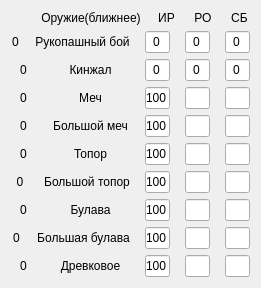
   <widget class="QWidget" name="verticalLayoutWidget_4">
    <property name="geometry">
     <rect>
      <x>260</x>
      <y>20</y>
      <width>261</width>
      <height>269</height>
     </rect>
    </property>
    <layout class="QVBoxLayout" name="verticalLayout_4">
     <item>
      <layout class="QHBoxLayout" name="horizontalLayout_21">
       <property name="spacing">
        <number>15</number>
       </property>
       <item>
        <widget class="QLabel" name="label_29">
         <property name="text">
          <string>         Оружие(ближнее)</string>
         </property>
         <property name="alignment">
          <set>Qt::AlignCenter</set>
         </property>
        </widget>
       </item>
       <item>
        <widget class="QLabel" name="label_30">
         <property name="maximumSize">
          <size>
           <width>25</width>
           <height>16777215</height>
          </size>
         </property>
         <property name="text">
          <string>ИР</string>
         </property>
         <property name="alignment">
          <set>Qt::AlignCenter</set>
         </property>
        </widget>
       </item>
       <item>
        <widget class="QLabel" name="label_32">
         <property name="maximumSize">
          <size>
           <width>25</width>
           <height>16777215</height>
          </size>
         </property>
         <property name="text">
          <string>РО</string>
         </property>
         <property name="alignment">
          <set>Qt::AlignCenter</set>
         </property>
        </widget>
       </item>
       <item>
        <widget class="QLabel" name="label_31">
         <property name="maximumSize">
          <size>
           <width>25</width>
           <height>16777215</height>
          </size>
         </property>
         <property name="text">
          <string>СБ</string>
         </property>
         <property name="alignment">
          <set>Qt::AlignCenter</set>
         </property>
        </widget>
       </item>
      </layout>
     </item>
     <item>
      <layout class="QHBoxLayout" name="horizontalLayout_22">
       <property name="spacing">
        <number>15</number>
       </property>
       <property name="leftMargin">
        <number>0</number>
       </property>
       <property name="rightMargin">
        <number>0</number>
       </property>
       <item>
        <widget class="QLabel" name="dogfight">
         <property name="maximumSize">
          <size>
           <width>25</width>
           <height>16777215</height>
          </size>
         </property>
         <property name="text">
          <string>0</string>
         </property>
         <property name="alignment">
          <set>Qt::AlignCenter</set>
         </property>
        </widget>
       </item>
       <item>
        <widget class="QLabel" name="dogfight_btn">
         <property name="cursor">
          <cursorShape>PointingHandCursor</cursorShape>
         </property>
         <property name="text">
          <string>Рукопашный бой</string>
         </property>
         <property name="alignment">
          <set>Qt::AlignCenter</set>
         </property>
        </widget>
       </item>
       <item>
        <widget class="QLineEdit" name="dogfight_history">
         <property name="maximumSize">
          <size>
           <width>25</width>
           <height>16777215</height>
          </size>
         </property>
         <property name="text">
          <string>0</string>
         </property>
         <property name="alignment">
          <set>Qt::AlignCenter</set>
         </property>
        </widget>
       </item>
       <item>
        <widget class="QLineEdit" name="dogfight_skill">
         <property name="maximumSize">
          <size>
           <width>25</width>
           <height>16777215</height>
          </size>
         </property>
         <property name="text">
          <string>0</string>
         </property>
         <property name="alignment">
          <set>Qt::AlignCenter</set>
         </property>
        </widget>
       </item>
       <item>
        <widget class="QLineEdit" name="dogfight_bonus">
         <property name="maximumSize">
          <size>
           <width>25</width>
           <height>16777215</height>
          </size>
         </property>
         <property name="text">
          <string>0</string>
         </property>
         <property name="alignment">
          <set>Qt::AlignCenter</set>
         </property>
        </widget>
       </item>
      </layout>
     </item>
     <item>
      <layout class="QHBoxLayout" name="horizontalLayout_23">
       <property name="spacing">
        <number>15</number>
       </property>
       <property name="leftMargin">
        <number>0</number>
       </property>
       <property name="rightMargin">
        <number>0</number>
       </property>
       <item>
        <widget class="QLabel" name="dagger">
         <property name="maximumSize">
          <size>
           <width>25</width>
           <height>16777215</height>
          </size>
         </property>
         <property name="text">
          <string>0</string>
         </property>
         <property name="alignment">
          <set>Qt::AlignCenter</set>
         </property>
        </widget>
       </item>
       <item>
        <widget class="QLabel" name="dagger_btn">
         <property name="text">
          <string>Кинжал</string>
         </property>
         <property name="alignment">
          <set>Qt::AlignCenter</set>
         </property>
        </widget>
       </item>
       <item>
        <widget class="QLineEdit" name="lineEdit_4">
         <property name="maximumSize">
          <size>
           <width>25</width>
           <height>16777215</height>
          </size>
         </property>
         <property name="text">
          <string>0</string>
         </property>
         <property name="alignment">
          <set>Qt::AlignCenter</set>
         </property>
        </widget>
       </item>
       <item>
        <widget class="QLineEdit" name="lineEdit_5">
         <property name="maximumSize">
          <size>
           <width>25</width>
           <height>16777215</height>
          </size>
         </property>
         <property name="text">
          <string>0</string>
         </property>
         <property name="alignment">
          <set>Qt::AlignCenter</set>
         </property>
        </widget>
       </item>
       <item>
        <widget class="QLineEdit" name="lineEdit_6">
         <property name="maximumSize">
          <size>
           <width>25</width>
           <height>16777215</height>
          </size>
         </property>
         <property name="text">
          <string>0</string>
         </property>
         <property name="alignment">
          <set>Qt::AlignCenter</set>
         </property>
        </widget>
       </item>
      </layout>
     </item>
     <item>
      <layout class="QHBoxLayout" name="horizontalLayout_24">
       <property name="spacing">
        <number>15</number>
       </property>
       <property name="leftMargin">
        <number>0</number>
       </property>
       <property name="rightMargin">
        <number>0</number>
       </property>
       <item>
        <widget class="QLabel" name="label_37">
         <property name="maximumSize">
          <size>
           <width>25</width>
           <height>16777215</height>
          </size>
         </property>
         <property name="text">
          <string>0</string>
         </property>
         <property name="alignment">
          <set>Qt::AlignCenter</set>
         </property>
        </widget>
       </item>
       <item>
        <widget class="QLabel" name="label_38">
         <property name="text">
          <string>Меч</string>
         </property>
         <property name="alignment">
          <set>Qt::AlignCenter</set>
         </property>
        </widget>
       </item>
       <item>
        <widget class="QLineEdit" name="lineEdit_7">
         <property name="maximumSize">
          <size>
           <width>25</width>
           <height>16777215</height>
          </size>
         </property>
         <property name="text">
          <string>100</string>
         </property>
         <property name="alignment">
          <set>Qt::AlignCenter</set>
         </property>
        </widget>
       </item>
       <item>
        <widget class="QLineEdit" name="lineEdit_8">
         <property name="maximumSize">
          <size>
           <width>25</width>
           <height>16777215</height>
          </size>
         </property>
         <property name="alignment">
          <set>Qt::AlignCenter</set>
         </property>
        </widget>
       </item>
       <item>
        <widget class="QLineEdit" name="lineEdit_9">
         <property name="maximumSize">
          <size>
           <width>25</width>
           <height>16777215</height>
          </size>
         </property>
         <property name="alignment">
          <set>Qt::AlignCenter</set>
         </property>
        </widget>
       </item>
      </layout>
     </item>
     <item>
      <layout class="QHBoxLayout" name="horizontalLayout_25">
       <property name="spacing">
        <number>15</number>
       </property>
       <property name="leftMargin">
        <number>0</number>
       </property>
       <property name="rightMargin">
        <number>0</number>
       </property>
       <item>
        <widget class="QLabel" name="label_39">
         <property name="maximumSize">
          <size>
           <width>25</width>
           <height>16777215</height>
          </size>
         </property>
         <property name="text">
          <string>0</string>
         </property>
         <property name="alignment">
          <set>Qt::AlignCenter</set>
         </property>
        </widget>
       </item>
       <item>
        <widget class="QLabel" name="label_40">
         <property name="text">
          <string>Большой меч</string>
         </property>
         <property name="alignment">
          <set>Qt::AlignCenter</set>
         </property>
        </widget>
       </item>
       <item>
        <widget class="QLineEdit" name="lineEdit_10">
         <property name="maximumSize">
          <size>
           <width>25</width>
           <height>16777215</height>
          </size>
         </property>
         <property name="text">
          <string>100</string>
         </property>
         <property name="alignment">
          <set>Qt::AlignCenter</set>
         </property>
        </widget>
       </item>
       <item>
        <widget class="QLineEdit" name="lineEdit_11">
         <property name="maximumSize">
          <size>
           <width>25</width>
           <height>16777215</height>
          </size>
         </property>
         <property name="alignment">
          <set>Qt::AlignCenter</set>
         </property>
        </widget>
       </item>
       <item>
        <widget class="QLineEdit" name="lineEdit_12">
         <property name="maximumSize">
          <size>
           <width>25</width>
           <height>16777215</height>
          </size>
         </property>
         <property name="alignment">
          <set>Qt::AlignCenter</set>
         </property>
        </widget>
       </item>
      </layout>
     </item>
     <item>
      <layout class="QHBoxLayout" name="horizontalLayout_26">
       <property name="spacing">
        <number>15</number>
       </property>
       <property name="leftMargin">
        <number>0</number>
       </property>
       <property name="rightMargin">
        <number>0</number>
       </property>
       <item>
        <widget class="QLabel" name="label_41">
         <property name="maximumSize">
          <size>
           <width>25</width>
           <height>16777215</height>
          </size>
         </property>
         <property name="text">
          <string>0</string>
         </property>
         <property name="alignment">
          <set>Qt::AlignCenter</set>
         </property>
        </widget>
       </item>
       <item>
        <widget class="QLabel" name="label_42">
         <property name="text">
          <string>Топор</string>
         </property>
         <property name="alignment">
          <set>Qt::AlignCenter</set>
         </property>
        </widget>
       </item>
       <item>
        <widget class="QLineEdit" name="lineEdit_13">
         <property name="maximumSize">
          <size>
           <width>25</width>
           <height>16777215</height>
          </size>
         </property>
         <property name="text">
          <string>100</string>
         </property>
         <property name="alignment">
          <set>Qt::AlignCenter</set>
         </property>
        </widget>
       </item>
       <item>
        <widget class="QLineEdit" name="lineEdit_14">
         <property name="maximumSize">
          <size>
           <width>25</width>
           <height>16777215</height>
          </size>
         </property>
         <property name="alignment">
          <set>Qt::AlignCenter</set>
         </property>
        </widget>
       </item>
       <item>
        <widget class="QLineEdit" name="lineEdit_15">
         <property name="maximumSize">
          <size>
           <width>25</width>
           <height>16777215</height>
          </size>
         </property>
         <property name="alignment">
          <set>Qt::AlignCenter</set>
         </property>
        </widget>
       </item>
      </layout>
     </item>
     <item>
      <layout class="QHBoxLayout" name="horizontalLayout_27">
       <property name="spacing">
        <number>15</number>
       </property>
       <property name="leftMargin">
        <number>0</number>
       </property>
       <property name="rightMargin">
        <number>0</number>
       </property>
       <item>
        <widget class="QLabel" name="label_43">
         <property name="maximumSize">
          <size>
           <width>25</width>
           <height>16777215</height>
          </size>
         </property>
         <property name="text">
          <string>0</string>
         </property>
         <property name="alignment">
          <set>Qt::AlignCenter</set>
         </property>
        </widget>
       </item>
       <item>
        <widget class="QLabel" name="label_44">
         <property name="text">
          <string>Большой топор</string>
         </property>
         <property name="alignment">
          <set>Qt::AlignCenter</set>
         </property>
        </widget>
       </item>
       <item>
        <widget class="QLineEdit" name="lineEdit_16">
         <property name="maximumSize">
          <size>
           <width>25</width>
           <height>16777215</height>
          </size>
         </property>
         <property name="text">
          <string>100</string>
         </property>
         <property name="alignment">
          <set>Qt::AlignCenter</set>
         </property>
        </widget>
       </item>
       <item>
        <widget class="QLineEdit" name="lineEdit_17">
         <property name="maximumSize">
          <size>
           <width>25</width>
           <height>16777215</height>
          </size>
         </property>
         <property name="alignment">
          <set>Qt::AlignCenter</set>
         </property>
        </widget>
       </item>
       <item>
        <widget class="QLineEdit" name="lineEdit_18">
         <property name="maximumSize">
          <size>
           <width>25</width>
           <height>16777215</height>
          </size>
         </property>
         <property name="alignment">
          <set>Qt::AlignCenter</set>
         </property>
        </widget>
       </item>
      </layout>
     </item>
     <item>
      <layout class="QHBoxLayout" name="horizontalLayout_28">
       <property name="spacing">
        <number>15</number>
       </property>
       <property name="leftMargin">
        <number>0</number>
       </property>
       <property name="rightMargin">
        <number>0</number>
       </property>
       <item>
        <widget class="QLabel" name="label_45">
         <property name="maximumSize">
          <size>
           <width>25</width>
           <height>16777215</height>
          </size>
         </property>
         <property name="text">
          <string>0</string>
         </property>
         <property name="alignment">
          <set>Qt::AlignCenter</set>
         </property>
        </widget>
       </item>
       <item>
        <widget class="QLabel" name="label_46">
         <property name="text">
          <string>Булава</string>
         </property>
         <property name="alignment">
          <set>Qt::AlignCenter</set>
         </property>
        </widget>
       </item>
       <item>
        <widget class="QLineEdit" name="lineEdit_19">
         <property name="maximumSize">
          <size>
           <width>25</width>
           <height>16777215</height>
          </size>
         </property>
         <property name="text">
          <string>100</string>
         </property>
         <property name="alignment">
          <set>Qt::AlignCenter</set>
         </property>
        </widget>
       </item>
       <item>
        <widget class="QLineEdit" name="lineEdit_20">
         <property name="maximumSize">
          <size>
           <width>25</width>
           <height>16777215</height>
          </size>
         </property>
         <property name="alignment">
          <set>Qt::AlignCenter</set>
         </property>
        </widget>
       </item>
       <item>
        <widget class="QLineEdit" name="lineEdit_21">
         <property name="maximumSize">
          <size>
           <width>25</width>
           <height>16777215</height>
          </size>
         </property>
         <property name="alignment">
          <set>Qt::AlignCenter</set>
         </property>
        </widget>
       </item>
      </layout>
     </item>
     <item>
      <layout class="QHBoxLayout" name="horizontalLayout_29">
       <property name="spacing">
        <number>15</number>
       </property>
       <property name="leftMargin">
        <number>0</number>
       </property>
       <property name="rightMargin">
        <number>0</number>
       </property>
       <item>
        <widget class="QLabel" name="label_47">
         <property name="maximumSize">
          <size>
           <width>25</width>
           <height>16777215</height>
          </size>
         </property>
         <property name="text">
          <string>0</string>
         </property>
         <property name="alignment">
          <set>Qt::AlignCenter</set>
         </property>
        </widget>
       </item>
       <item>
        <widget class="QLabel" name="label_48">
         <property name="text">
          <string>Большая булава</string>
         </property>
         <property name="alignment">
          <set>Qt::AlignCenter</set>
         </property>
        </widget>
       </item>
       <item>
        <widget class="QLineEdit" name="lineEdit_22">
         <property name="maximumSize">
          <size>
           <width>25</width>
           <height>16777215</height>
          </size>
         </property>
         <property name="text">
          <string>100</string>
         </property>
         <property name="alignment">
          <set>Qt::AlignCenter</set>
         </property>
        </widget>
       </item>
       <item>
        <widget class="QLineEdit" name="lineEdit_23">
         <property name="maximumSize">
          <size>
           <width>25</width>
           <height>16777215</height>
          </size>
         </property>
         <property name="alignment">
          <set>Qt::AlignCenter</set>
         </property>
        </widget>
       </item>
       <item>
        <widget class="QLineEdit" name="lineEdit_24">
         <property name="maximumSize">
          <size>
           <width>25</width>
           <height>16777215</height>
          </size>
         </property>
         <property name="alignment">
          <set>Qt::AlignCenter</set>
         </property>
        </widget>
       </item>
      </layout>
     </item>
     <item>
      <layout class="QHBoxLayout" name="horizontalLayout_30">
       <property name="spacing">
        <number>15</number>
       </property>
       <property name="leftMargin">
        <number>0</number>
       </property>
       <property name="rightMargin">
        <number>0</number>
       </property>
       <item>
        <widget class="QLabel" name="label_49">
         <property name="maximumSize">
          <size>
           <width>25</width>
           <height>16777215</height>
          </size>
         </property>
         <property name="text">
          <string>0</string>
         </property>
         <property name="alignment">
          <set>Qt::AlignCenter</set>
         </property>
        </widget>
       </item>
       <item>
        <widget class="QLabel" name="label_50">
         <property name="text">
          <string>Древковое</string>
         </property>
         <property name="alignment">
          <set>Qt::AlignCenter</set>
         </property>
        </widget>
       </item>
       <item>
        <widget class="QLineEdit" name="lineEdit_25">
         <property name="maximumSize">
          <size>
           <width>25</width>
           <height>16777215</height>
          </size>
         </property>
         <property name="text">
          <string>100</string>
         </property>
         <property name="alignment">
          <set>Qt::AlignCenter</set>
         </property>
        </widget>
       </item>
       <item>
        <widget class="QLineEdit" name="lineEdit_26">
         <property name="maximumSize">
          <size>
           <width>25</width>
           <height>16777215</height>
          </size>
         </property>
         <property name="alignment">
          <set>Qt::AlignCenter</set>
         </property>
        </widget>
       </item>
       <item>
        <widget class="QLineEdit" name="lineEdit_27">
         <property name="maximumSize">
          <size>
           <width>25</width>
           <height>16777215</height>
          </size>
         </property>
         <property name="alignment">
          <set>Qt::AlignCenter</set>
         </property>
        </widget>
       </item>
      </layout>
     </item>
    </layout>
   </widget>
